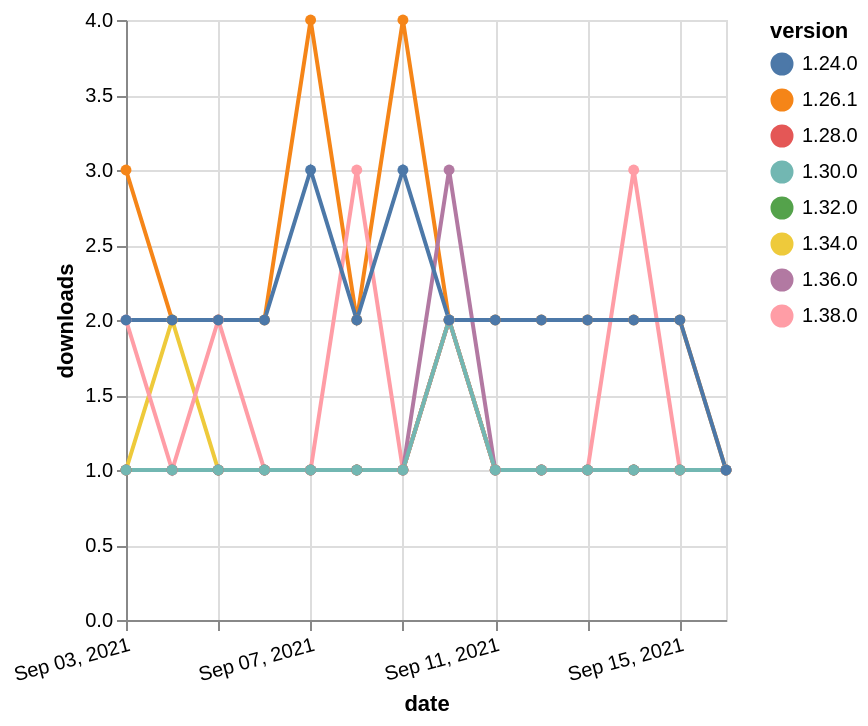

Here is the Vega-Lite specification saved for this chart:
### Vega-Lite specification from a JSON file in a GitHub repository (floating-point values rounded to 4 significant figures)
{"$schema": "https://vega.github.io/schema/vega-lite/v5.json", "description": "A simple bar chart with embedded data.", "data": {"values": [{"date": "2021-09-03", "total": 184, "delta": 1, "version": "1.34.0"}, {"date": "2021-09-04", "total": 186, "delta": 2, "version": "1.34.0"}, {"date": "2021-09-05", "total": 187, "delta": 1, "version": "1.34.0"}, {"date": "2021-09-06", "total": 188, "delta": 1, "version": "1.34.0"}, {"date": "2021-09-07", "total": 189, "delta": 1, "version": "1.34.0"}, {"date": "2021-09-08", "total": 190, "delta": 1, "version": "1.34.0"}, {"date": "2021-09-09", "total": 191, "delta": 1, "version": "1.34.0"}, {"date": "2021-09-10", "total": 193, "delta": 2, "version": "1.34.0"}, {"date": "2021-09-11", "total": 194, "delta": 1, "version": "1.34.0"}, {"date": "2021-09-12", "total": 195, "delta": 1, "version": "1.34.0"}, {"date": "2021-09-13", "total": 196, "delta": 1, "version": "1.34.0"}, {"date": "2021-09-14", "total": 197, "delta": 1, "version": "1.34.0"}, {"date": "2021-09-15", "total": 198, "delta": 1, "version": "1.34.0"}, {"date": "2021-09-16", "total": 199, "delta": 1, "version": "1.34.0"}, {"date": "2021-09-03", "total": 198, "delta": 1, "version": "1.32.0"}, {"date": "2021-09-04", "total": 199, "delta": 1, "version": "1.32.0"}, {"date": "2021-09-05", "total": 200, "delta": 1, "version": "1.32.0"}, {"date": "2021-09-06", "total": 201, "delta": 1, "version": "1.32.0"}, {"date": "2021-09-07", "total": 202, "delta": 1, "version": "1.32.0"}, {"date": "2021-09-08", "total": 203, "delta": 1, "version": "1.32.0"}, {"date": "2021-09-09", "total": 204, "delta": 1, "version": "1.32.0"}, {"date": "2021-09-10", "total": 206, "delta": 2, "version": "1.32.0"}, {"date": "2021-09-11", "total": 207, "delta": 1, "version": "1.32.0"}, {"date": "2021-09-12", "total": 208, "delta": 1, "version": "1.32.0"}, {"date": "2021-09-13", "total": 209, "delta": 1, "version": "1.32.0"}, {"date": "2021-09-14", "total": 210, "delta": 1, "version": "1.32.0"}, {"date": "2021-09-15", "total": 211, "delta": 1, "version": "1.32.0"}, {"date": "2021-09-16", "total": 212, "delta": 1, "version": "1.32.0"}, {"date": "2021-09-03", "total": 2481, "delta": 3, "version": "1.26.1"}, {"date": "2021-09-04", "total": 2483, "delta": 2, "version": "1.26.1"}, {"date": "2021-09-05", "total": 2485, "delta": 2, "version": "1.26.1"}, {"date": "2021-09-06", "total": 2487, "delta": 2, "version": "1.26.1"}, {"date": "2021-09-07", "total": 2491, "delta": 4, "version": "1.26.1"}, {"date": "2021-09-08", "total": 2493, "delta": 2, "version": "1.26.1"}, {"date": "2021-09-09", "total": 2497, "delta": 4, "version": "1.26.1"}, {"date": "2021-09-10", "total": 2499, "delta": 2, "version": "1.26.1"}, {"date": "2021-09-11", "total": 2501, "delta": 2, "version": "1.26.1"}, {"date": "2021-09-12", "total": 2503, "delta": 2, "version": "1.26.1"}, {"date": "2021-09-13", "total": 2505, "delta": 2, "version": "1.26.1"}, {"date": "2021-09-14", "total": 2507, "delta": 2, "version": "1.26.1"}, {"date": "2021-09-15", "total": 2509, "delta": 2, "version": "1.26.1"}, {"date": "2021-09-16", "total": 2510, "delta": 1, "version": "1.26.1"}, {"date": "2021-09-03", "total": 250, "delta": 1, "version": "1.28.0"}, {"date": "2021-09-04", "total": 251, "delta": 1, "version": "1.28.0"}, {"date": "2021-09-05", "total": 252, "delta": 1, "version": "1.28.0"}, {"date": "2021-09-06", "total": 253, "delta": 1, "version": "1.28.0"}, {"date": "2021-09-07", "total": 254, "delta": 1, "version": "1.28.0"}, {"date": "2021-09-08", "total": 255, "delta": 1, "version": "1.28.0"}, {"date": "2021-09-09", "total": 256, "delta": 1, "version": "1.28.0"}, {"date": "2021-09-10", "total": 258, "delta": 2, "version": "1.28.0"}, {"date": "2021-09-11", "total": 259, "delta": 1, "version": "1.28.0"}, {"date": "2021-09-12", "total": 260, "delta": 1, "version": "1.28.0"}, {"date": "2021-09-13", "total": 261, "delta": 1, "version": "1.28.0"}, {"date": "2021-09-14", "total": 262, "delta": 1, "version": "1.28.0"}, {"date": "2021-09-15", "total": 263, "delta": 1, "version": "1.28.0"}, {"date": "2021-09-16", "total": 264, "delta": 1, "version": "1.28.0"}, {"date": "2021-09-03", "total": 129, "delta": 2, "version": "1.38.0"}, {"date": "2021-09-04", "total": 130, "delta": 1, "version": "1.38.0"}, {"date": "2021-09-05", "total": 132, "delta": 2, "version": "1.38.0"}, {"date": "2021-09-06", "total": 133, "delta": 1, "version": "1.38.0"}, {"date": "2021-09-07", "total": 134, "delta": 1, "version": "1.38.0"}, {"date": "2021-09-08", "total": 137, "delta": 3, "version": "1.38.0"}, {"date": "2021-09-09", "total": 138, "delta": 1, "version": "1.38.0"}, {"date": "2021-09-10", "total": 140, "delta": 2, "version": "1.38.0"}, {"date": "2021-09-11", "total": 141, "delta": 1, "version": "1.38.0"}, {"date": "2021-09-12", "total": 142, "delta": 1, "version": "1.38.0"}, {"date": "2021-09-13", "total": 143, "delta": 1, "version": "1.38.0"}, {"date": "2021-09-14", "total": 146, "delta": 3, "version": "1.38.0"}, {"date": "2021-09-15", "total": 147, "delta": 1, "version": "1.38.0"}, {"date": "2021-09-16", "total": 148, "delta": 1, "version": "1.38.0"}, {"date": "2021-09-03", "total": 204, "delta": 1, "version": "1.36.0"}, {"date": "2021-09-04", "total": 205, "delta": 1, "version": "1.36.0"}, {"date": "2021-09-05", "total": 206, "delta": 1, "version": "1.36.0"}, {"date": "2021-09-06", "total": 207, "delta": 1, "version": "1.36.0"}, {"date": "2021-09-07", "total": 208, "delta": 1, "version": "1.36.0"}, {"date": "2021-09-08", "total": 209, "delta": 1, "version": "1.36.0"}, {"date": "2021-09-09", "total": 210, "delta": 1, "version": "1.36.0"}, {"date": "2021-09-10", "total": 213, "delta": 3, "version": "1.36.0"}, {"date": "2021-09-11", "total": 214, "delta": 1, "version": "1.36.0"}, {"date": "2021-09-12", "total": 215, "delta": 1, "version": "1.36.0"}, {"date": "2021-09-13", "total": 216, "delta": 1, "version": "1.36.0"}, {"date": "2021-09-14", "total": 217, "delta": 1, "version": "1.36.0"}, {"date": "2021-09-15", "total": 218, "delta": 1, "version": "1.36.0"}, {"date": "2021-09-16", "total": 219, "delta": 1, "version": "1.36.0"}, {"date": "2021-09-03", "total": 201, "delta": 1, "version": "1.30.0"}, {"date": "2021-09-04", "total": 202, "delta": 1, "version": "1.30.0"}, {"date": "2021-09-05", "total": 203, "delta": 1, "version": "1.30.0"}, {"date": "2021-09-06", "total": 204, "delta": 1, "version": "1.30.0"}, {"date": "2021-09-07", "total": 205, "delta": 1, "version": "1.30.0"}, {"date": "2021-09-08", "total": 206, "delta": 1, "version": "1.30.0"}, {"date": "2021-09-09", "total": 207, "delta": 1, "version": "1.30.0"}, {"date": "2021-09-10", "total": 209, "delta": 2, "version": "1.30.0"}, {"date": "2021-09-11", "total": 210, "delta": 1, "version": "1.30.0"}, {"date": "2021-09-12", "total": 211, "delta": 1, "version": "1.30.0"}, {"date": "2021-09-13", "total": 212, "delta": 1, "version": "1.30.0"}, {"date": "2021-09-14", "total": 213, "delta": 1, "version": "1.30.0"}, {"date": "2021-09-15", "total": 214, "delta": 1, "version": "1.30.0"}, {"date": "2021-09-16", "total": 215, "delta": 1, "version": "1.30.0"}, {"date": "2021-09-03", "total": 2331, "delta": 2, "version": "1.24.0"}, {"date": "2021-09-04", "total": 2333, "delta": 2, "version": "1.24.0"}, {"date": "2021-09-05", "total": 2335, "delta": 2, "version": "1.24.0"}, {"date": "2021-09-06", "total": 2337, "delta": 2, "version": "1.24.0"}, {"date": "2021-09-07", "total": 2340, "delta": 3, "version": "1.24.0"}, {"date": "2021-09-08", "total": 2342, "delta": 2, "version": "1.24.0"}, {"date": "2021-09-09", "total": 2345, "delta": 3, "version": "1.24.0"}, {"date": "2021-09-10", "total": 2347, "delta": 2, "version": "1.24.0"}, {"date": "2021-09-11", "total": 2349, "delta": 2, "version": "1.24.0"}, {"date": "2021-09-12", "total": 2351, "delta": 2, "version": "1.24.0"}, {"date": "2021-09-13", "total": 2353, "delta": 2, "version": "1.24.0"}, {"date": "2021-09-14", "total": 2355, "delta": 2, "version": "1.24.0"}, {"date": "2021-09-15", "total": 2357, "delta": 2, "version": "1.24.0"}, {"date": "2021-09-16", "total": 2358, "delta": 1, "version": "1.24.0"}]}, "width": "container", "mark": {"type": "line", "point": {"filled": true}}, "encoding": {"x": {"field": "date", "type": "temporal", "timeUnit": "yearmonthdate", "title": "date", "axis": {"labelAngle": -15}}, "y": {"field": "delta", "type": "quantitative", "title": "downloads"}, "color": {"field": "version", "type": "nominal"}, "tooltip": {"field": "delta"}}}
